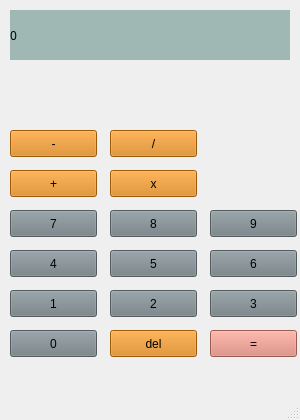
<?xml version="1.0" encoding="UTF-8"?>
<ui version="4.0">
 <class>MainWindow</class>
 <widget class="QMainWindow" name="MainWindow">
  <property name="geometry">
   <rect>
    <x>0</x>
    <y>0</y>
    <width>300</width>
    <height>420</height>
   </rect>
  </property>
  <property name="windowTitle">
   <string>calculator</string>
  </property>
  <widget class="QWidget" name="centralwidget">
   <widget class="QLabel" name="label">
    <property name="geometry">
     <rect>
      <x>10</x>
      <y>10</y>
      <width>280</width>
      <height>50</height>
     </rect>
    </property>
    <property name="font">
     <font>
      <family>Comfortaa</family>
     </font>
    </property>
    <property name="styleSheet">
     <string notr="true">background-color: rgb(160, 184, 180);</string>
    </property>
    <property name="text">
     <string>0</string>
    </property>
    <property name="margin">
     <number>10</number>
    </property>
   </widget>
   <widget class="QPushButton" name="digit0">
    <property name="geometry">
     <rect>
      <x>10</x>
      <y>330</y>
      <width>87</width>
      <height>27</height>
     </rect>
    </property>
    <property name="styleSheet">
     <string notr="true">font: 25 11pt &quot;Comfortaa&quot;;
background-color: rgb(115, 127, 132);
border-color: rgb(61, 56, 70);</string>
    </property>
    <property name="text">
     <string>0</string>
    </property>
   </widget>
   <widget class="QPushButton" name="digit1">
    <property name="geometry">
     <rect>
      <x>10</x>
      <y>290</y>
      <width>87</width>
      <height>27</height>
     </rect>
    </property>
    <property name="styleSheet">
     <string notr="true">font: 25 11pt &quot;Comfortaa&quot;;
background-color: rgb(115, 127, 132);
border-color: rgb(61, 56, 70);</string>
    </property>
    <property name="text">
     <string>1</string>
    </property>
   </widget>
   <widget class="QPushButton" name="digit2">
    <property name="geometry">
     <rect>
      <x>110</x>
      <y>290</y>
      <width>87</width>
      <height>27</height>
     </rect>
    </property>
    <property name="styleSheet">
     <string notr="true">font: 25 11pt &quot;Comfortaa&quot;;
background-color: rgb(115, 127, 132);
border-color: rgb(61, 56, 70);</string>
    </property>
    <property name="text">
     <string>2</string>
    </property>
   </widget>
   <widget class="QPushButton" name="digit3">
    <property name="geometry">
     <rect>
      <x>210</x>
      <y>290</y>
      <width>87</width>
      <height>27</height>
     </rect>
    </property>
    <property name="styleSheet">
     <string notr="true">font: 25 11pt &quot;Comfortaa&quot;;
background-color: rgb(115, 127, 132);
border-color: rgb(61, 56, 70);</string>
    </property>
    <property name="text">
     <string>3</string>
    </property>
   </widget>
   <widget class="QPushButton" name="digit4">
    <property name="geometry">
     <rect>
      <x>10</x>
      <y>250</y>
      <width>87</width>
      <height>27</height>
     </rect>
    </property>
    <property name="styleSheet">
     <string notr="true">font: 25 11pt &quot;Comfortaa&quot;;
background-color: rgb(115, 127, 132);
border-color: rgb(61, 56, 70);</string>
    </property>
    <property name="text">
     <string>4</string>
    </property>
   </widget>
   <widget class="QPushButton" name="digit5">
    <property name="geometry">
     <rect>
      <x>110</x>
      <y>250</y>
      <width>87</width>
      <height>27</height>
     </rect>
    </property>
    <property name="styleSheet">
     <string notr="true">font: 25 11pt &quot;Comfortaa&quot;;
background-color: rgb(115, 127, 132);
border-color: rgb(61, 56, 70);</string>
    </property>
    <property name="text">
     <string>5</string>
    </property>
   </widget>
   <widget class="QPushButton" name="digit6">
    <property name="geometry">
     <rect>
      <x>210</x>
      <y>250</y>
      <width>87</width>
      <height>27</height>
     </rect>
    </property>
    <property name="styleSheet">
     <string notr="true">font: 25 11pt &quot;Comfortaa&quot;;
background-color: rgb(115, 127, 132);
border-color: rgb(61, 56, 70);</string>
    </property>
    <property name="text">
     <string>6</string>
    </property>
   </widget>
   <widget class="QPushButton" name="digit7">
    <property name="geometry">
     <rect>
      <x>10</x>
      <y>210</y>
      <width>87</width>
      <height>27</height>
     </rect>
    </property>
    <property name="styleSheet">
     <string notr="true">font: 25 11pt &quot;Comfortaa&quot;;
background-color: rgb(115, 127, 132);
border-color: rgb(61, 56, 70);</string>
    </property>
    <property name="text">
     <string>7</string>
    </property>
   </widget>
   <widget class="QPushButton" name="digit8">
    <property name="geometry">
     <rect>
      <x>110</x>
      <y>210</y>
      <width>87</width>
      <height>27</height>
     </rect>
    </property>
    <property name="styleSheet">
     <string notr="true">font: 25 11pt &quot;Comfortaa&quot;;
background-color: rgb(115, 127, 132);
border-color: rgb(61, 56, 70);</string>
    </property>
    <property name="text">
     <string>8</string>
    </property>
   </widget>
   <widget class="QPushButton" name="digit9">
    <property name="geometry">
     <rect>
      <x>210</x>
      <y>210</y>
      <width>87</width>
      <height>27</height>
     </rect>
    </property>
    <property name="styleSheet">
     <string notr="true">font: 25 11pt &quot;Comfortaa&quot;;
background-color: rgb(115, 127, 132);
border-color: rgb(61, 56, 70);</string>
    </property>
    <property name="text">
     <string>9</string>
    </property>
   </widget>
   <widget class="QPushButton" name="symbol_eq">
    <property name="geometry">
     <rect>
      <x>210</x>
      <y>330</y>
      <width>87</width>
      <height>27</height>
     </rect>
    </property>
    <property name="styleSheet">
     <string notr="true">font: 25 11pt &quot;Comfortaa&quot;;
background-color: rgb(215, 127, 112);
border-color: rgb(61, 56, 70);</string>
    </property>
    <property name="text">
     <string>=</string>
    </property>
   </widget>
   <widget class="QPushButton" name="del_but">
    <property name="geometry">
     <rect>
      <x>110</x>
      <y>330</y>
      <width>87</width>
      <height>27</height>
     </rect>
    </property>
    <property name="styleSheet">
     <string notr="true">font: 25 11pt &quot;Comfortaa&quot;;
background-color: rgb(215, 127, 12);
border-color: rgb(61, 56, 70);</string>
    </property>
    <property name="text">
     <string>del</string>
    </property>
   </widget>
   <widget class="QPushButton" name="symbol_minus">
    <property name="geometry">
     <rect>
      <x>10</x>
      <y>130</y>
      <width>87</width>
      <height>27</height>
     </rect>
    </property>
    <property name="styleSheet">
     <string notr="true">font: 25 11pt &quot;Comfortaa&quot;;
background-color: rgb(215, 127, 12);
border-color: rgb(61, 56, 70);</string>
    </property>
    <property name="text">
     <string>-</string>
    </property>
   </widget>
   <widget class="QPushButton" name="symbol_mult">
    <property name="geometry">
     <rect>
      <x>110</x>
      <y>170</y>
      <width>87</width>
      <height>27</height>
     </rect>
    </property>
    <property name="styleSheet">
     <string notr="true">font: 25 11pt &quot;Comfortaa&quot;;
background-color: rgb(215, 127, 12);
border-color: rgb(61, 56, 170);</string>
    </property>
    <property name="text">
     <string>x</string>
    </property>
   </widget>
   <widget class="QPushButton" name="symbol_plus">
    <property name="geometry">
     <rect>
      <x>10</x>
      <y>170</y>
      <width>87</width>
      <height>27</height>
     </rect>
    </property>
    <property name="styleSheet">
     <string notr="true">font: 25 11pt &quot;Comfortaa&quot;;
background-color: rgb(215, 127, 12);
border-color: rgb(61, 56, 70);</string>
    </property>
    <property name="text">
     <string>+</string>
    </property>
   </widget>
   <widget class="QPushButton" name="symbol_div">
    <property name="geometry">
     <rect>
      <x>110</x>
      <y>130</y>
      <width>87</width>
      <height>27</height>
     </rect>
    </property>
    <property name="styleSheet">
     <string notr="true">font: 25 11pt &quot;Comfortaa&quot;;
background-color: rgb(215, 127, 12);
border-color: rgb(61, 56, 70);</string>
    </property>
    <property name="text">
     <string>/</string>
    </property>
   </widget>
  </widget>
  <widget class="QMenuBar" name="menubar">
   <property name="geometry">
    <rect>
     <x>0</x>
     <y>0</y>
     <width>300</width>
     <height>24</height>
    </rect>
   </property>
  </widget>
  <widget class="QStatusBar" name="statusbar"/>
 </widget>
 <resources/>
 <connections/>
</ui>
